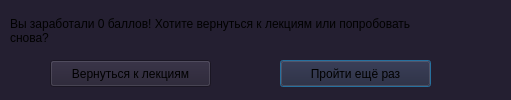
<?xml version="1.0" encoding="UTF-8"?>
<ui version="4.0">
 <class>Dialog</class>
 <widget class="QDialog" name="Dialog">
  <property name="geometry">
   <rect>
    <x>0</x>
    <y>0</y>
    <width>511</width>
    <height>100</height>
   </rect>
  </property>
  <property name="windowTitle">
   <string>Обучающая система</string>
  </property>
  <property name="styleSheet">
   <string notr="true">background-color: rgb(36, 31, 49);</string>
  </property>
  <widget class="QLabel" name="label">
   <property name="geometry">
    <rect>
     <x>10</x>
     <y>10</y>
     <width>501</width>
     <height>41</height>
    </rect>
   </property>
   <property name="font">
    <font/>
   </property>
   <property name="text">
    <string>Вы заработали 0 баллов! Хотите вернуться к лекциям или попробовать 
снова?</string>
   </property>
  </widget>
  <widget class="QPushButton" name="pushButton_2">
   <property name="geometry">
    <rect>
     <x>280</x>
     <y>60</y>
     <width>151</width>
     <height>27</height>
    </rect>
   </property>
   <property name="text">
    <string>Пройти ещё раз</string>
   </property>
  </widget>
  <widget class="QPushButton" name="pushButton">
   <property name="geometry">
    <rect>
     <x>50</x>
     <y>60</y>
     <width>161</width>
     <height>27</height>
    </rect>
   </property>
   <property name="text">
    <string>Вернуться к лекциям</string>
   </property>
  </widget>
 </widget>
 <resources/>
 <connections/>
</ui>
